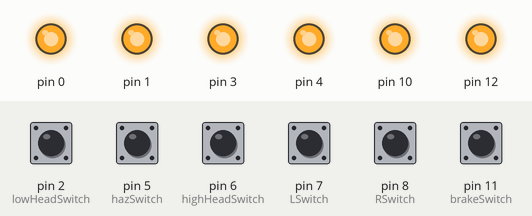
This sketch was run on a simulated Arduino Uno, built with avr-gcc and run on an emulated ATmega328P. On the bench: output pins drawn as LEDs (lit = HIGH). The test bench sets the inputs (shaded band); at power-on: pin 2 (lowHeadSwitch), pin 5 (hazSwitch), pin 6 (highHeadSwitch), pin 7 (LSwitch), pin 8 (RSwitch), pin 11 (brakeSwitch) LOW.

Above: at 1.2 s.
1.3 s: pin 2 (lowHeadSwitch) pulled HIGH for 0.15 s
At 1.37 s:
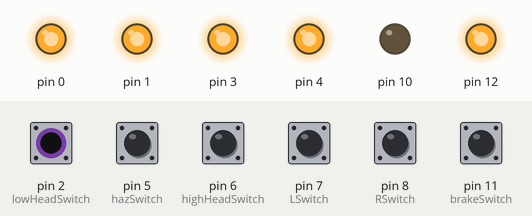
2.9 s: pin 6 (highHeadSwitch) pulled HIGH for 0.15 s
At 2.97 s:
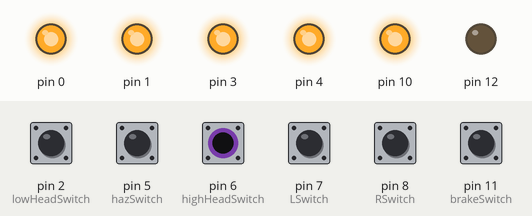
4.5 s: pin 11 (brakeSwitch) pulled HIGH for 0.15 s
At 5.2 s:
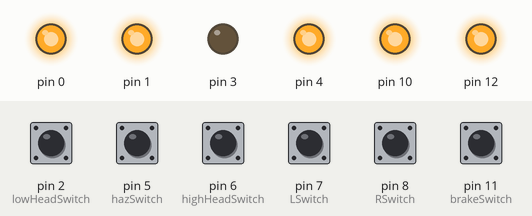
6.1 s: pin 5 (hazSwitch) pulled HIGH for 1 s
At 6.9 s:
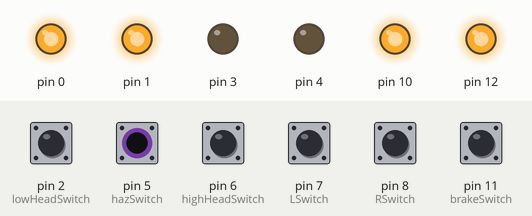
8.6 s: pin 8 (RSwitch) pulled HIGH for 0.15 s
At 8.67 s:
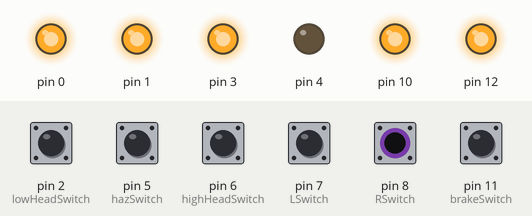
10.2 s: pin 11 (brakeSwitch) pulled HIGH for 1 s
At 10.8 s:
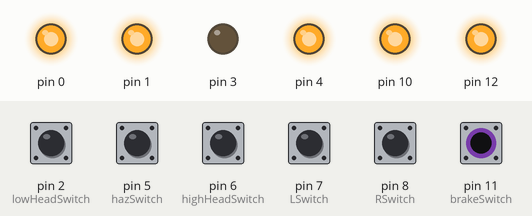
Timing chart, 0 to 13.2 s (numbered marks = the images above; inputs shaded):
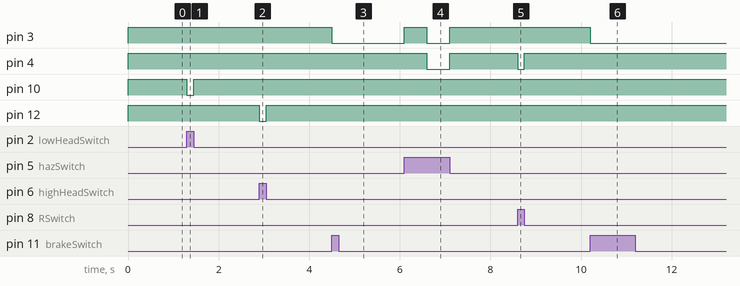

The sketch:

toggle_Relay.ino
```cpp
void toggleRelayWithBreak(int pin, int interval, int pin2 = -1) {  //pin2 should only be given a value when you want to toggle 2 pins at the same time
  static unsigned long previousMillis = 0;  // Track the last time the relay was toggled
  static bool relayState = HIGH;           // Keep track of the relay's state

  unsigned long currentMillis = millis();  //Gets the current time since the program started running

  if (currentMillis - previousMillis >= interval) {  //Checks to see if the time since last togggle is >= to the interval
    previousMillis = currentMillis; // Reset the timer
    relayState = !relayState;       // Toggle the relay state
    digitalWrite(pin, relayState ? LOW : HIGH); // Update relay state (active-low logic)
    if(pin2 != -1){
      digitalWrite(pin2, relayState ? LOW : HIGH); // Update relay state if there is a second relay (active-low logic)
    }
  }

}
```

Full_lights_functionilzation.ino
```cpp
/*
Relay List:
15 = Bright head light
7 = Dim head light
12 = Left turn signal
14 = Right turn signal
2 = Rear brake lights
*/
int relay[]{10, 12, 3, 4};

int LSwitch{7}; // set up all the switch pins
int RSwitch{8};
int hazSwitch{5};
int lowHeadSwitch{2};
int highHeadSwitch{6};
int brakeSwitch{11};


int tick{500};  // flicker rate of turn signals and hazards

int LState; // set up all of these as global variables
int RState;
int hazState;
int lowHeadState;
int highHeadState;
int brakeState;

void toggleRelayWithBreak(int,int,int); //Declares the toggleRelay function so that it may be used in all functions

void setup() {
  pinMode(LSwitch, INPUT);  // Sets up all switch pins is inputs (acording to documentation not necessary, just a precaution)
  pinMode(RSwitch, INPUT);
  pinMode(hazSwitch, INPUT);
  pinMode(highHeadSwitch, INPUT);
  pinMode(lowHeadSwitch, INPUT);
  pinMode(brakeSwitch, INPUT);

  for(int i = 0; i <= 5; i++){
    pinMode(relay[i], OUTPUT);    // Sets up all relay pins are outputs
    digitalWrite(relay[i], HIGH); // turns all relays off just a precaution, shouldn't really be necessary
  }
}


void loop() {

  lowHeadState = digitalRead(lowHeadSwitch);  //Reads all of the switches
  highHeadState = digitalRead(highHeadSwitch);
  LState = digitalRead(LSwitch);
  RState = digitalRead(RSwitch);
  hazState = digitalRead(hazSwitch);
  brakeState = digitalRead(brakeSwitch);

  handleHeadlights(); //Handles the headlight based off of the headState variables

  // Check for hazard lights switch
  if (digitalRead(hazSwitch) == HIGH) {
    hazardsOn();
  }

  if (digitalRead(LSwitch) == HIGH) {
    turnSignal(relay[2], LSwitch); // Left turn signal
  }

  if (digitalRead(RSwitch) == HIGH) {
    turnSignal(relay[3], RSwitch); // Right turn signal
  }

  if (digitalRead(brakeSwitch) == HIGH) {
    digitalWrite(relay[2], LOW);
  }


}
```

hazard_lights_code.ino
```cpp
void hazardsOn() {
  while (digitalRead(hazSwitch) == HIGH) { // Checks each loop to see if the hazard switch is still on

    toggleRelayWithBreak(relay[2], tick, relay[3]); // Toggles Back Left and Right signal with a 500ms delay

    highHeadState = digitalRead(highHeadSwitch);      //Check the headlight switchs to be able toggle headlights concurently with active hazards
    lowHeadState = digitalRead(lowHeadSwitch);
    handleHeadlights();
    }

  // Turn off both signals when exiting
  digitalWrite(relay[2], HIGH);
  digitalWrite(relay[3], HIGH);
}
```

head_lights_code.ino
```cpp
void handleHeadlights() {
  digitalWrite(relay[1], highHeadState == HIGH ? LOW : HIGH); // Turns on dim headlight if switch is on and vice versa

  digitalWrite(relay[0], lowHeadState == HIGH ? LOW : HIGH); // Turns on bright headlight if switch is on and vice versa
}
```

turn_signals.ino
```cpp
void turnSignal(int signalPin, int switchPin) {
  while (digitalRead(switchPin) == HIGH) { // Stay in loop while the switch is active
    toggleRelayWithBreak(signalPin, tick);  // Toggle the relay with a 500ms cycle

    highHeadState = digitalRead(highHeadSwitch);      //Check the headlight switchs to be able toggle headlights concurently with active hazards
    lowHeadState = digitalRead(lowHeadSwitch);
    handleHeadlights();

    if (digitalRead(hazSwitch) == HIGH) {     // Allow loop exit by checking hazard switch state mid-operation
      digitalWrite(signalPin, HIGH);        //Turns off light that was being manipulated
      return;                              // Exit if hazard switch is turned on
    }
  }

  // Ensure the signal is off when exiting
  digitalWrite(signalPin, HIGH);
}
```

Measured:
- after the input at 1.3 s, pin 10: HIGH → LOW at once, → HIGH 0.15 s later
- after the input at 2.9 s, pin 12: HIGH → LOW at once, → HIGH 0.15 s later
- after the input at 4.5 s, pin 3: HIGH → LOW at once
- after the input at 6.1 s, pin 3: LOW → HIGH at once, → LOW 0.50 s later, → HIGH 0.50 s later; pin 4: HIGH → LOW after 0.50 s, → HIGH 0.50 s later
- after the input at 8.6 s, pin 4: HIGH → LOW at once, → HIGH 0.15 s later
- after the input at 10.2 s, pin 3: HIGH → LOW at once
